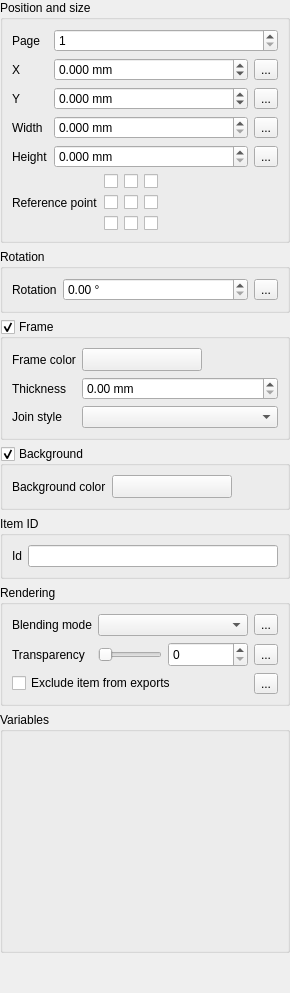
<?xml version="1.0" encoding="UTF-8"?>
<ui version="4.0">
 <class>ComposerItemWidgetBase</class>
 <widget class="QWidget" name="ComposerItemWidgetBase">
  <property name="geometry">
   <rect>
    <x>0</x>
    <y>0</y>
    <width>290</width>
    <height>916</height>
   </rect>
  </property>
  <property name="windowTitle">
   <string>Global Options</string>
  </property>
  <layout class="QVBoxLayout" name="verticalLayout_2">
   <property name="leftMargin">
    <number>0</number>
   </property>
   <property name="topMargin">
    <number>0</number>
   </property>
   <property name="rightMargin">
    <number>0</number>
   </property>
   <property name="bottomMargin">
    <number>0</number>
   </property>
   <item>
    <widget class="QgsCollapsibleGroupBoxBasic" name="mGeneralOptionsGroupBox">
     <property name="focusPolicy">
      <enum>Qt::StrongFocus</enum>
     </property>
     <property name="title">
      <string>Position and size</string>
     </property>
     <property name="syncGroup" stdset="0">
      <string notr="true">composeritem</string>
     </property>
     <property name="collapsed" stdset="0">
      <bool>true</bool>
     </property>
     <layout class="QVBoxLayout" name="verticalLayout">
      <item>
       <layout class="QGridLayout" name="gridLayout_3" columnstretch="0,1,1,1">
        <item row="3" column="0">
         <widget class="QLabel" name="mWidthLabel">
          <property name="text">
           <string>Width</string>
          </property>
         </widget>
        </item>
        <item row="1" column="0">
         <widget class="QLabel" name="mXLabel">
          <property name="text">
           <string>X</string>
          </property>
         </widget>
        </item>
        <item row="4" column="0">
         <widget class="QLabel" name="mHeightLabel">
          <property name="text">
           <string>Height</string>
          </property>
         </widget>
        </item>
        <item row="2" column="0">
         <widget class="QLabel" name="mYLabel">
          <property name="text">
           <string>Y</string>
          </property>
         </widget>
        </item>
        <item row="0" column="0">
         <widget class="QLabel" name="mPageLabel">
          <property name="text">
           <string>Page</string>
          </property>
         </widget>
        </item>
        <item row="1" column="3">
         <widget class="QgsDataDefinedButton" name="mXPositionDDBtn">
          <property name="text">
           <string>...</string>
          </property>
         </widget>
        </item>
        <item row="2" column="3">
         <widget class="QgsDataDefinedButton" name="mYPositionDDBtn">
          <property name="text">
           <string>...</string>
          </property>
         </widget>
        </item>
        <item row="3" column="3">
         <widget class="QgsDataDefinedButton" name="mWidthDDBtn">
          <property name="text">
           <string>...</string>
          </property>
         </widget>
        </item>
        <item row="4" column="3">
         <widget class="QgsDataDefinedButton" name="mHeightDDBtn">
          <property name="text">
           <string>...</string>
          </property>
         </widget>
        </item>
        <item row="0" column="1" colspan="3">
         <widget class="QgsSpinBox" name="mPageSpinBox">
          <property name="minimum">
           <number>1</number>
          </property>
          <property name="showClearButton" stdset="0">
           <bool>false</bool>
          </property>
         </widget>
        </item>
        <item row="3" column="1" colspan="2">
         <widget class="QgsDoubleSpinBox" name="mWidthSpin">
          <property name="suffix">
           <string> mm</string>
          </property>
          <property name="decimals">
           <number>3</number>
          </property>
          <property name="maximum">
           <double>9999999.000000000000000</double>
          </property>
          <property name="showClearButton" stdset="0">
           <bool>false</bool>
          </property>
         </widget>
        </item>
        <item row="4" column="1" colspan="2">
         <widget class="QgsDoubleSpinBox" name="mHeightSpin">
          <property name="suffix">
           <string> mm</string>
          </property>
          <property name="decimals">
           <number>3</number>
          </property>
          <property name="maximum">
           <double>9999999.000000000000000</double>
          </property>
          <property name="showClearButton" stdset="0">
           <bool>false</bool>
          </property>
         </widget>
        </item>
        <item row="2" column="1" colspan="2">
         <widget class="QgsDoubleSpinBox" name="mYPosSpin">
          <property name="suffix">
           <string> mm</string>
          </property>
          <property name="decimals">
           <number>3</number>
          </property>
          <property name="minimum">
           <double>-9999999.000000000000000</double>
          </property>
          <property name="maximum">
           <double>9999999.000000000000000</double>
          </property>
          <property name="showClearButton" stdset="0">
           <bool>false</bool>
          </property>
         </widget>
        </item>
        <item row="1" column="1" colspan="2">
         <widget class="QgsDoubleSpinBox" name="mXPosSpin">
          <property name="suffix">
           <string> mm</string>
          </property>
          <property name="decimals">
           <number>3</number>
          </property>
          <property name="minimum">
           <double>-9999999.000000000000000</double>
          </property>
          <property name="maximum">
           <double>9999999.000000000000000</double>
          </property>
          <property name="showClearButton" stdset="0">
           <bool>false</bool>
          </property>
         </widget>
        </item>
       </layout>
      </item>
      <item>
       <layout class="QHBoxLayout" name="horizontalLayout_7">
        <item>
         <widget class="QLabel" name="label_2">
          <property name="text">
           <string>Reference point</string>
          </property>
          <property name="alignment">
           <set>Qt::AlignLeading|Qt::AlignLeft|Qt::AlignVCenter</set>
          </property>
         </widget>
        </item>
        <item>
         <layout class="QGridLayout" name="gridLayout">
          <item row="0" column="1">
           <widget class="QCheckBox" name="mUpperMiddleCheckBox">
            <property name="sizePolicy">
             <sizepolicy hsizetype="Fixed" vsizetype="Fixed">
              <horstretch>0</horstretch>
              <verstretch>0</verstretch>
             </sizepolicy>
            </property>
            <property name="text">
             <string/>
            </property>
           </widget>
          </item>
          <item row="1" column="2">
           <widget class="QCheckBox" name="mMiddleRightCheckBox">
            <property name="sizePolicy">
             <sizepolicy hsizetype="Fixed" vsizetype="Fixed">
              <horstretch>0</horstretch>
              <verstretch>0</verstretch>
             </sizepolicy>
            </property>
            <property name="text">
             <string/>
            </property>
           </widget>
          </item>
          <item row="1" column="1">
           <widget class="QCheckBox" name="mMiddleCheckBox">
            <property name="sizePolicy">
             <sizepolicy hsizetype="Fixed" vsizetype="Fixed">
              <horstretch>0</horstretch>
              <verstretch>0</verstretch>
             </sizepolicy>
            </property>
            <property name="text">
             <string/>
            </property>
           </widget>
          </item>
          <item row="0" column="2">
           <widget class="QCheckBox" name="mUpperRightCheckBox">
            <property name="sizePolicy">
             <sizepolicy hsizetype="Fixed" vsizetype="Fixed">
              <horstretch>0</horstretch>
              <verstretch>0</verstretch>
             </sizepolicy>
            </property>
            <property name="text">
             <string/>
            </property>
           </widget>
          </item>
          <item row="2" column="1">
           <widget class="QCheckBox" name="mLowerMiddleCheckBox">
            <property name="sizePolicy">
             <sizepolicy hsizetype="Fixed" vsizetype="Fixed">
              <horstretch>0</horstretch>
              <verstretch>0</verstretch>
             </sizepolicy>
            </property>
            <property name="text">
             <string/>
            </property>
           </widget>
          </item>
          <item row="2" column="2">
           <widget class="QCheckBox" name="mLowerRightCheckBox">
            <property name="sizePolicy">
             <sizepolicy hsizetype="Fixed" vsizetype="Fixed">
              <horstretch>0</horstretch>
              <verstretch>0</verstretch>
             </sizepolicy>
            </property>
            <property name="text">
             <string/>
            </property>
           </widget>
          </item>
          <item row="0" column="0">
           <widget class="QCheckBox" name="mUpperLeftCheckBox">
            <property name="sizePolicy">
             <sizepolicy hsizetype="Fixed" vsizetype="Fixed">
              <horstretch>0</horstretch>
              <verstretch>0</verstretch>
             </sizepolicy>
            </property>
            <property name="text">
             <string/>
            </property>
           </widget>
          </item>
          <item row="2" column="0">
           <widget class="QCheckBox" name="mLowerLeftCheckBox">
            <property name="sizePolicy">
             <sizepolicy hsizetype="Fixed" vsizetype="Fixed">
              <horstretch>0</horstretch>
              <verstretch>0</verstretch>
             </sizepolicy>
            </property>
            <property name="text">
             <string/>
            </property>
           </widget>
          </item>
          <item row="1" column="0">
           <widget class="QCheckBox" name="mMiddleLeftCheckBox">
            <property name="sizePolicy">
             <sizepolicy hsizetype="Fixed" vsizetype="Fixed">
              <horstretch>0</horstretch>
              <verstretch>0</verstretch>
             </sizepolicy>
            </property>
            <property name="text">
             <string/>
            </property>
           </widget>
          </item>
         </layout>
        </item>
        <item>
         <spacer name="horizontalSpacer_3">
          <property name="orientation">
           <enum>Qt::Horizontal</enum>
          </property>
          <property name="sizeHint" stdset="0">
           <size>
            <width>40</width>
            <height>20</height>
           </size>
          </property>
         </spacer>
        </item>
       </layout>
      </item>
     </layout>
    </widget>
   </item>
   <item>
    <widget class="QgsCollapsibleGroupBoxBasic" name="mTransformsGroupBox">
     <property name="focusPolicy">
      <enum>Qt::StrongFocus</enum>
     </property>
     <property name="title">
      <string>Rotation</string>
     </property>
     <property name="syncGroup" stdset="0">
      <string notr="true">composeritem</string>
     </property>
     <property name="collapsed" stdset="0">
      <bool>true</bool>
     </property>
     <layout class="QGridLayout" name="gridLayout_5" columnstretch="0,1">
      <item row="0" column="0">
       <widget class="QLabel" name="label">
        <property name="text">
         <string>Rotation</string>
        </property>
       </widget>
      </item>
      <item row="0" column="1">
       <layout class="QHBoxLayout" name="horizontalLayout_4">
        <item>
         <widget class="QgsDoubleSpinBox" name="mItemRotationSpinBox">
          <property name="sizePolicy">
           <sizepolicy hsizetype="Preferred" vsizetype="Fixed">
            <horstretch>0</horstretch>
            <verstretch>0</verstretch>
           </sizepolicy>
          </property>
          <property name="suffix">
           <string> °</string>
          </property>
          <property name="maximum">
           <double>360.000000000000000</double>
          </property>
         </widget>
        </item>
        <item>
         <widget class="QgsDataDefinedButton" name="mItemRotationDDBtn">
          <property name="text">
           <string>...</string>
          </property>
         </widget>
        </item>
       </layout>
      </item>
     </layout>
    </widget>
   </item>
   <item>
    <widget class="QgsCollapsibleGroupBoxBasic" name="mFrameGroupBox">
     <property name="title">
      <string>Frame</string>
     </property>
     <property name="checkable">
      <bool>true</bool>
     </property>
     <property name="syncGroup" stdset="0">
      <string notr="true">composeritem</string>
     </property>
     <property name="collapsed" stdset="0">
      <bool>true</bool>
     </property>
     <layout class="QGridLayout" name="gridLayout_6">
      <item row="0" column="0">
       <widget class="QLabel" name="label_3">
        <property name="text">
         <string>Frame color</string>
        </property>
       </widget>
      </item>
      <item row="0" column="1">
       <layout class="QHBoxLayout" name="horizontalLayout_6">
        <item>
         <widget class="QgsColorButtonV2" name="mFrameColorButton">
          <property name="sizePolicy">
           <sizepolicy hsizetype="Fixed" vsizetype="Fixed">
            <horstretch>0</horstretch>
            <verstretch>0</verstretch>
           </sizepolicy>
          </property>
          <property name="minimumSize">
           <size>
            <width>120</width>
            <height>0</height>
           </size>
          </property>
          <property name="maximumSize">
           <size>
            <width>120</width>
            <height>16777215</height>
           </size>
          </property>
          <property name="text">
           <string/>
          </property>
         </widget>
        </item>
        <item>
         <spacer name="horizontalSpacer_2">
          <property name="orientation">
           <enum>Qt::Horizontal</enum>
          </property>
          <property name="sizeHint" stdset="0">
           <size>
            <width>40</width>
            <height>20</height>
           </size>
          </property>
         </spacer>
        </item>
       </layout>
      </item>
      <item row="1" column="0">
       <widget class="QLabel" name="mOutlineWidthLabel">
        <property name="text">
         <string>Thickness</string>
        </property>
        <property name="wordWrap">
         <bool>true</bool>
        </property>
        <property name="buddy">
         <cstring>mOutlineWidthSpinBox</cstring>
        </property>
       </widget>
      </item>
      <item row="1" column="1">
       <widget class="QgsDoubleSpinBox" name="mOutlineWidthSpinBox">
        <property name="sizePolicy">
         <sizepolicy hsizetype="Expanding" vsizetype="Fixed">
          <horstretch>0</horstretch>
          <verstretch>0</verstretch>
         </sizepolicy>
        </property>
        <property name="suffix">
         <string> mm</string>
        </property>
        <property name="singleStep">
         <double>0.100000000000000</double>
        </property>
        <property name="showClearButton" stdset="0">
         <bool>false</bool>
        </property>
       </widget>
      </item>
      <item row="2" column="0">
       <widget class="QLabel" name="label_8">
        <property name="text">
         <string>Join style</string>
        </property>
       </widget>
      </item>
      <item row="2" column="1">
       <widget class="QgsPenJoinStyleComboBox" name="mFrameJoinStyleCombo">
        <property name="sizePolicy">
         <sizepolicy hsizetype="Expanding" vsizetype="Fixed">
          <horstretch>0</horstretch>
          <verstretch>0</verstretch>
         </sizepolicy>
        </property>
       </widget>
      </item>
     </layout>
    </widget>
   </item>
   <item>
    <widget class="QgsCollapsibleGroupBoxBasic" name="mBackgroundGroupBox">
     <property name="title">
      <string>Background</string>
     </property>
     <property name="checkable">
      <bool>true</bool>
     </property>
     <property name="checked">
      <bool>true</bool>
     </property>
     <property name="syncGroup" stdset="0">
      <string notr="true">composeritem</string>
     </property>
     <property name="collapsed" stdset="0">
      <bool>true</bool>
     </property>
     <layout class="QGridLayout" name="gridLayout_7">
      <item row="0" column="0">
       <widget class="QLabel" name="label_4">
        <property name="text">
         <string>Background color</string>
        </property>
       </widget>
      </item>
      <item row="0" column="1">
       <layout class="QHBoxLayout" name="horizontalLayout_5">
        <item>
         <widget class="QgsColorButtonV2" name="mBackgroundColorButton">
          <property name="sizePolicy">
           <sizepolicy hsizetype="Fixed" vsizetype="Fixed">
            <horstretch>0</horstretch>
            <verstretch>0</verstretch>
           </sizepolicy>
          </property>
          <property name="minimumSize">
           <size>
            <width>120</width>
            <height>0</height>
           </size>
          </property>
          <property name="maximumSize">
           <size>
            <width>120</width>
            <height>16777215</height>
           </size>
          </property>
          <property name="text">
           <string/>
          </property>
         </widget>
        </item>
        <item>
         <spacer name="horizontalSpacer">
          <property name="orientation">
           <enum>Qt::Horizontal</enum>
          </property>
          <property name="sizeHint" stdset="0">
           <size>
            <width>40</width>
            <height>20</height>
           </size>
          </property>
         </spacer>
        </item>
       </layout>
      </item>
     </layout>
    </widget>
   </item>
   <item>
    <widget class="QgsCollapsibleGroupBoxBasic" name="groupBox">
     <property name="focusPolicy">
      <enum>Qt::StrongFocus</enum>
     </property>
     <property name="title">
      <string>Item ID</string>
     </property>
     <property name="syncGroup" stdset="0">
      <string notr="true">composeritem</string>
     </property>
     <property name="collapsed" stdset="0">
      <bool>true</bool>
     </property>
     <layout class="QGridLayout" name="gridLayout_8">
      <item row="0" column="0">
       <widget class="QLabel" name="mItemIdLabel">
        <property name="text">
         <string>Id</string>
        </property>
       </widget>
      </item>
      <item row="0" column="1">
       <widget class="QLineEdit" name="mItemIdLineEdit"/>
      </item>
     </layout>
    </widget>
   </item>
   <item>
    <widget class="QgsCollapsibleGroupBoxBasic" name="groupRendering">
     <property name="focusPolicy">
      <enum>Qt::StrongFocus</enum>
     </property>
     <property name="title">
      <string>Rendering</string>
     </property>
     <property name="collapsed" stdset="0">
      <bool>true</bool>
     </property>
     <property name="syncGroup" stdset="0">
      <string notr="true">composeritem</string>
     </property>
     <layout class="QGridLayout" name="gridLayout_4">
      <item row="0" column="0">
       <widget class="QLabel" name="labelBlendMode">
        <property name="text">
         <string>Blending mode</string>
        </property>
       </widget>
      </item>
      <item row="0" column="1">
       <layout class="QHBoxLayout" name="horizontalLayout_3">
        <item>
         <widget class="QgsBlendModeComboBox" name="mBlendModeCombo"/>
        </item>
        <item>
         <widget class="QgsDataDefinedButton" name="mBlendModeDDBtn">
          <property name="text">
           <string>...</string>
          </property>
         </widget>
        </item>
       </layout>
      </item>
      <item row="1" column="0">
       <widget class="QLabel" name="labelTransparency">
        <property name="text">
         <string>Transparency</string>
        </property>
       </widget>
      </item>
      <item row="1" column="1">
       <layout class="QHBoxLayout" name="horizontalLayout_2">
        <item>
         <widget class="QSlider" name="mTransparencySlider">
          <property name="maximum">
           <number>100</number>
          </property>
          <property name="orientation">
           <enum>Qt::Horizontal</enum>
          </property>
         </widget>
        </item>
        <item>
         <widget class="QgsSpinBox" name="mTransparencySpnBx">
          <property name="minimumSize">
           <size>
            <width>80</width>
            <height>25</height>
           </size>
          </property>
          <property name="maximum">
           <number>100</number>
          </property>
         </widget>
        </item>
        <item>
         <widget class="QgsDataDefinedButton" name="mTransparencyDDBtn">
          <property name="text">
           <string>...</string>
          </property>
         </widget>
        </item>
       </layout>
      </item>
      <item row="2" column="0" colspan="2">
       <layout class="QHBoxLayout" name="horizontalLayout">
        <item>
         <widget class="QCheckBox" name="mExcludeFromPrintsCheckBox">
          <property name="text">
           <string>Exclude item from exports</string>
          </property>
         </widget>
        </item>
        <item>
         <widget class="QgsDataDefinedButton" name="mExcludePrintsDDBtn">
          <property name="text">
           <string>...</string>
          </property>
         </widget>
        </item>
       </layout>
      </item>
     </layout>
    </widget>
   </item>
   <item>
    <widget class="QgsCollapsibleGroupBox" name="groupBox_3">
     <property name="title">
      <string>Variables</string>
     </property>
     <layout class="QVBoxLayout" name="verticalLayout_4">
      <item>
       <widget class="QgsVariableEditorWidget" name="mVariableEditor" native="true">
        <property name="minimumSize">
         <size>
          <width>0</width>
          <height>200</height>
         </size>
        </property>
       </widget>
      </item>
     </layout>
    </widget>
   </item>
   <item>
    <spacer name="verticalSpacer">
     <property name="orientation">
      <enum>Qt::Vertical</enum>
     </property>
     <property name="sizeType">
      <enum>QSizePolicy::MinimumExpanding</enum>
     </property>
     <property name="sizeHint" stdset="0">
      <size>
       <width>20</width>
       <height>40</height>
      </size>
     </property>
    </spacer>
   </item>
  </layout>
 </widget>
 <customwidgets>
  <customwidget>
   <class>QgsCollapsibleGroupBoxBasic</class>
   <extends>QGroupBox</extends>
   <header>qgscollapsiblegroupbox.h</header>
   <container>1</container>
  </customwidget>
  <customwidget>
   <class>QgsColorButtonV2</class>
   <extends>QToolButton</extends>
   <header>qgscolorbuttonv2.h</header>
   <container>1</container>
  </customwidget>
  <customwidget>
   <class>QgsDoubleSpinBox</class>
   <extends>QDoubleSpinBox</extends>
   <header>qgsdoublespinbox.h</header>
  </customwidget>
  <customwidget>
   <class>QgsSpinBox</class>
   <extends>QSpinBox</extends>
   <header>qgsspinbox.h</header>
  </customwidget>
  <customwidget>
   <class>QgsDataDefinedButton</class>
   <extends>QToolButton</extends>
   <header>qgsdatadefinedbutton.h</header>
  </customwidget>
  <customwidget>
   <class>QgsPenJoinStyleComboBox</class>
   <extends>QComboBox</extends>
   <header>qgspenstylecombobox.h</header>
  </customwidget>
  <customwidget>
   <class>QgsBlendModeComboBox</class>
   <extends>QComboBox</extends>
   <header>qgsblendmodecombobox.h</header>
  </customwidget>
  <customwidget>
   <class>QgsCollapsibleGroupBox</class>
   <extends>QGroupBox</extends>
   <header>qgscollapsiblegroupbox.h</header>
   <container>1</container>
  </customwidget>
  <customwidget>
   <class>QgsVariableEditorWidget</class>
   <extends>QWidget</extends>
   <header location="global">qgsvariableeditorwidget.h</header>
   <container>1</container>
  </customwidget>
 </customwidgets>
 <tabstops>
  <tabstop>mGeneralOptionsGroupBox</tabstop>
  <tabstop>mPageSpinBox</tabstop>
  <tabstop>mXPosSpin</tabstop>
  <tabstop>mXPositionDDBtn</tabstop>
  <tabstop>mYPosSpin</tabstop>
  <tabstop>mYPositionDDBtn</tabstop>
  <tabstop>mWidthSpin</tabstop>
  <tabstop>mWidthDDBtn</tabstop>
  <tabstop>mHeightSpin</tabstop>
  <tabstop>mHeightDDBtn</tabstop>
  <tabstop>mUpperLeftCheckBox</tabstop>
  <tabstop>mUpperMiddleCheckBox</tabstop>
  <tabstop>mUpperRightCheckBox</tabstop>
  <tabstop>mMiddleLeftCheckBox</tabstop>
  <tabstop>mMiddleCheckBox</tabstop>
  <tabstop>mMiddleRightCheckBox</tabstop>
  <tabstop>mLowerLeftCheckBox</tabstop>
  <tabstop>mLowerMiddleCheckBox</tabstop>
  <tabstop>mLowerRightCheckBox</tabstop>
  <tabstop>mTransformsGroupBox</tabstop>
  <tabstop>mItemRotationSpinBox</tabstop>
  <tabstop>mItemRotationDDBtn</tabstop>
  <tabstop>mFrameGroupBox</tabstop>
  <tabstop>mFrameColorButton</tabstop>
  <tabstop>mOutlineWidthSpinBox</tabstop>
  <tabstop>mFrameJoinStyleCombo</tabstop>
  <tabstop>mBackgroundGroupBox</tabstop>
  <tabstop>mBackgroundColorButton</tabstop>
  <tabstop>groupBox</tabstop>
  <tabstop>mItemIdLineEdit</tabstop>
  <tabstop>groupRendering</tabstop>
  <tabstop>mBlendModeCombo</tabstop>
  <tabstop>mBlendModeDDBtn</tabstop>
  <tabstop>mTransparencySlider</tabstop>
  <tabstop>mTransparencySpnBx</tabstop>
  <tabstop>mTransparencyDDBtn</tabstop>
  <tabstop>mExcludeFromPrintsCheckBox</tabstop>
  <tabstop>mExcludePrintsDDBtn</tabstop>
 </tabstops>
 <resources/>
 <connections/>
</ui>
